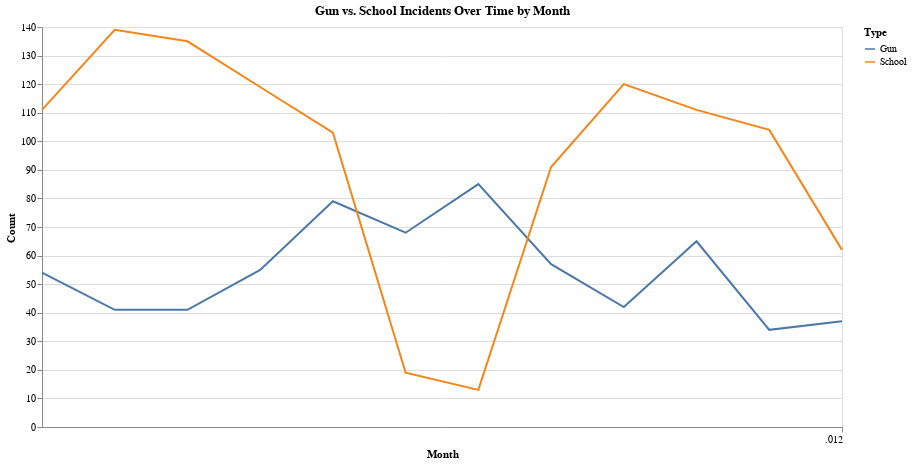

Write notebook code for a chart like this one.
### Markdown cell above
**Evolution of mass shooting and gun violence by the time**

### Code cell
# Group by the new 'Month' column and 'Type' of incident
incidents_over_time = incidents_data.groupby(['Month', 'Type']).size().reset_index(name='Count')

# Plot
chart = alt.Chart(incidents_over_time).mark_line().encode(
    x='Month:T',  # Use 'Month' as the x-axis (time axis)
    y='Count:Q',  # Count of incidents on the y-axis
    color='Type:N'  # Different colors for each incident type
).properties(
    title='Gun vs. School Incidents Over Time by Month',
    width=800,
    height=400
)

chart

### Figure 1 — Vega-Lite specification as saved in the notebook (floating-point values rounded to 4 significant figures)
{"config": {"view": {"continuousWidth": 400, "continuousHeight": 300}}, "data": {"name": "data-c4d4c516f939772199ad3c785cd70a30"}, "mark": "line", "encoding": {"color": {"field": "Type", "type": "nominal"}, "x": {"field": "Month", "type": "temporal"}, "y": {"field": "Count", "type": "quantitative"}}, "height": 400, "title": "Gun vs. School Incidents Over Time by Month", "width": 800, "$schema": "https://vega.github.io/schema/vega-lite/v4.17.0.json", "datasets": {"data-c4d4c516f939772199ad3c785cd70a30": [{"Month": 1, "Type": "Gun", "Count": 54}, {"Month": 1, "Type": "School", "Count": 111}, {"Month": 2, "Type": "Gun", "Count": 41}, {"Month": 2, "Type": "School", "Count": 139}, {"Month": 3, "Type": "Gun", "Count": 41}, {"Month": 3, "Type": "School", "Count": 135}, {"Month": 4, "Type": "Gun", "Count": 55}, {"Month": 4, "Type": "School", "Count": 119}, {"Month": 5, "Type": "Gun", "Count": 79}, {"Month": 5, "Type": "School", "Count": 103}, {"Month": 6, "Type": "Gun", "Count": 68}, {"Month": 6, "Type": "School", "Count": 19}, {"Month": 7, "Type": "Gun", "Count": 85}, {"Month": 7, "Type": "School", "Count": 13}, {"Month": 8, "Type": "Gun", "Count": 57}, {"Month": 8, "Type": "School", "Count": 91}, {"Month": 9, "Type": "Gun", "Count": 42}, {"Month": 9, "Type": "School", "Count": 120}, {"Month": 10, "Type": "Gun", "Count": 65}, {"Month": 10, "Type": "School", "Count": 111}, {"Month": 11, "Type": "Gun", "Count": 34}, {"Month": 11, "Type": "School", "Count": 104}, {"Month": 12, "Type": "Gun", "Count": 37}, {"Month": 12, "Type": "School", "Count": 62}]}}
